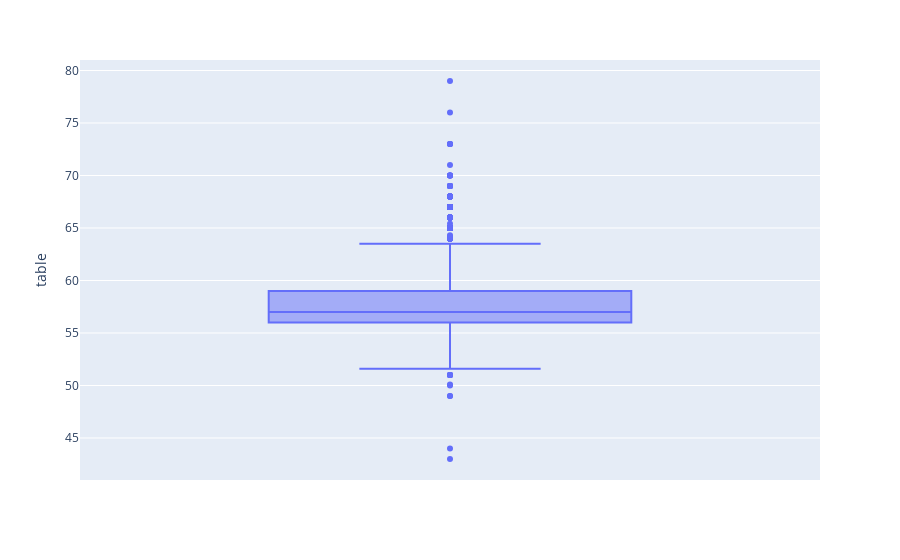
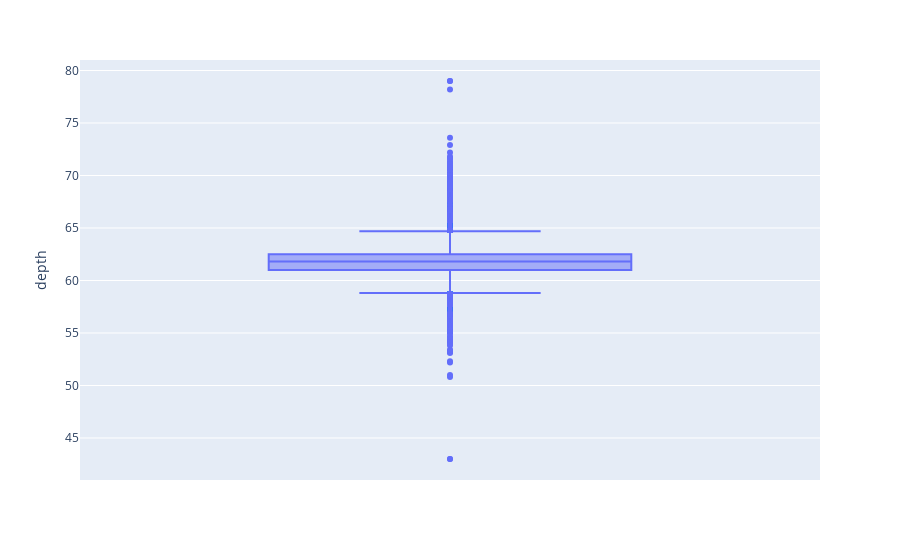
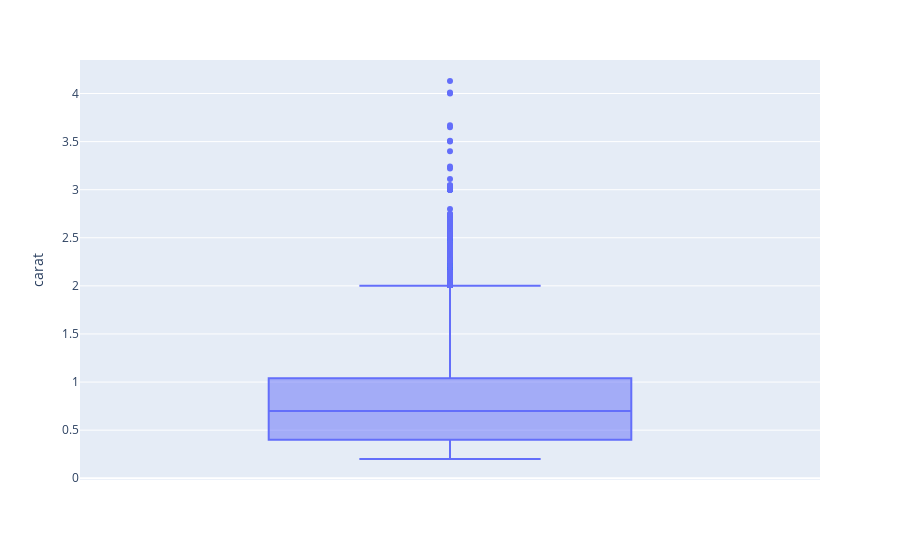

The cell these charts' notebook holds for them, in order:
### Code cell
import plotly.express as px
df = px.data.tips()
fig = px.box(train,y="depth")
fig1 = px.box(train,y="table")
fig2 = px.box(train,y="carat")

fig1.show()
fig.show()
fig2.show()

### Figure 1 — Plotly figure (JSON) as saved in the notebook; plotly's stock layout.template omitted (floating-point values rounded to 4 significant figures; data arrays with more than 128 entries replaced by an {"elided": "..."} marker saying what was removed)
{"data": [{"alignmentgroup": "True", "hovertemplate": "table=%{y}<extra></extra>", "legendgroup": "", "marker": {"color": "#636efa"}, "name": "", "notched": false, "offsetgroup": "", "orientation": "v", "showlegend": false, "type": "box", "x0": " ", "xaxis": "x", "y": {"elided": "49976 float values"}, "y0": " ", "yaxis": "y"}], "layout": {"boxmode": "group", "legend": {"tracegroupgap": 0}, "margin": {"t": 60}, "xaxis": {"anchor": "y", "domain": [0, 1]}, "yaxis": {"anchor": "x", "domain": [0, 1], "title": {"text": "table"}}}}

### Figure 2 — Plotly figure (JSON) as saved in the notebook; plotly's stock layout.template omitted (floating-point values rounded to 4 significant figures; data arrays with more than 128 entries replaced by an {"elided": "..."} marker saying what was removed)
{"data": [{"alignmentgroup": "True", "hovertemplate": "depth=%{y}<extra></extra>", "legendgroup": "", "marker": {"color": "#636efa"}, "name": "", "notched": false, "offsetgroup": "", "orientation": "v", "showlegend": false, "type": "box", "x0": " ", "xaxis": "x", "y": {"elided": "49976 float values"}, "y0": " ", "yaxis": "y"}], "layout": {"boxmode": "group", "legend": {"tracegroupgap": 0}, "margin": {"t": 60}, "xaxis": {"anchor": "y", "domain": [0, 1]}, "yaxis": {"anchor": "x", "domain": [0, 1], "title": {"text": "depth"}}}}

### Figure 3 — Plotly figure (JSON) as saved in the notebook; plotly's stock layout.template omitted (floating-point values rounded to 4 significant figures; data arrays with more than 128 entries replaced by an {"elided": "..."} marker saying what was removed)
{"data": [{"alignmentgroup": "True", "hovertemplate": "carat=%{y}<extra></extra>", "legendgroup": "", "marker": {"color": "#636efa"}, "name": "", "notched": false, "offsetgroup": "", "orientation": "v", "showlegend": false, "type": "box", "x0": " ", "xaxis": "x", "y": {"elided": "49976 float values"}, "y0": " ", "yaxis": "y"}], "layout": {"boxmode": "group", "legend": {"tracegroupgap": 0}, "margin": {"t": 60}, "xaxis": {"anchor": "y", "domain": [0, 1]}, "yaxis": {"anchor": "x", "domain": [0, 1], "title": {"text": "carat"}}}}
